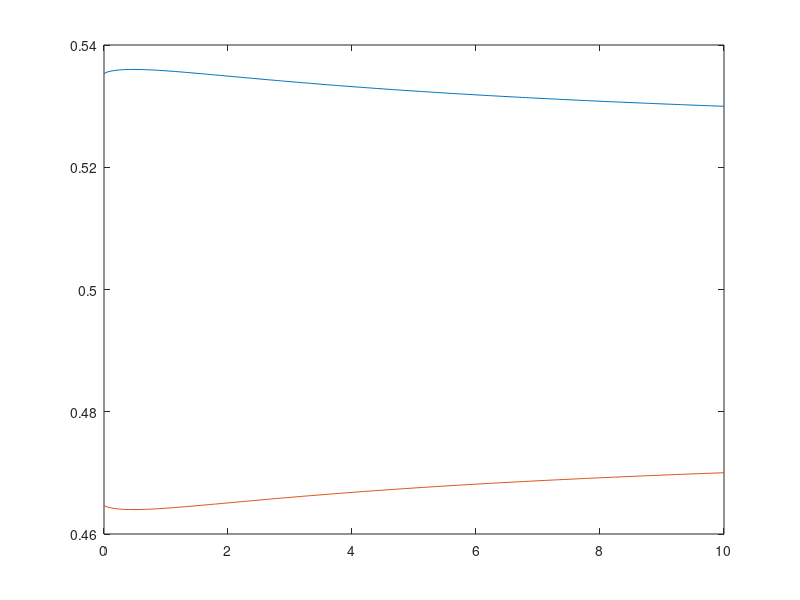
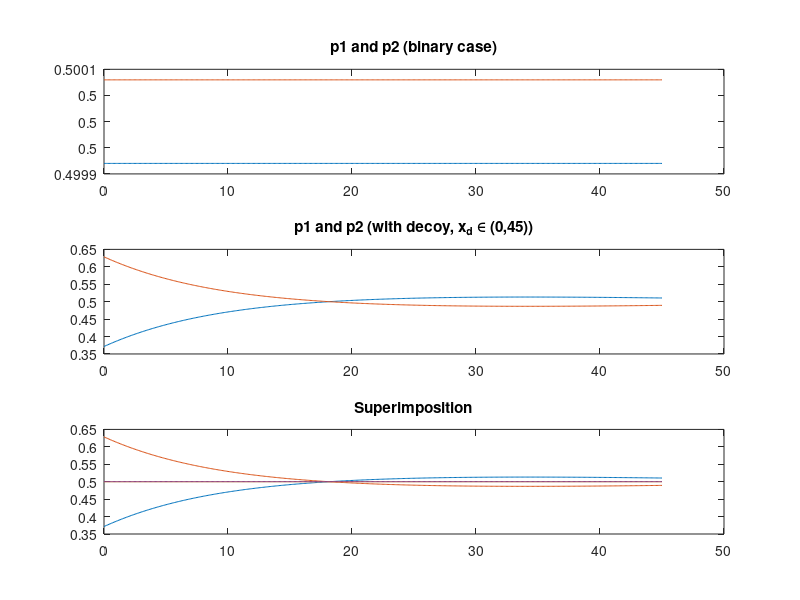

Here is the MATLAB script that generated these plots, in order:
X1 = 1.5;
X2 = 2;
u1 = @(X3) -X1^0.8 * ((1/(1+X1^0.8 +X3^0.8))+(1/(1+X1^0.8+X2^0.8)));
u2 = @(X3) -X2^0.8 * ((1/(1+X2^0.8 +X3^0.8))+(1/(1+X1^0.8+X2^0.8)));

grid =0:0.05:10;
u1_list = grid;
u2_list = grid;
p1 = grid;
p2 = grid;
for i=1:numel(grid)
    X3 = grid(i);
    u1_list(i) = u1(X3);
    u2_list(i) = u2(X3);
    p1(i) = exp(u1_list(i))/(exp(u1_list(i))+exp(u2_list(i)));
    p2(i) = exp(u2_list(i))/(exp(u1_list(i))+exp(u2_list(i)));
end
%%
plot(grid,u1_list,grid,u2_list)
plot(grid,[p1;p2])

%%
K = 2;
J = 3;
ChoiceSet = @(X31) [1 1;10 10; X31 0.5]; % 3 decoys 1 when ptice below 1
Theta = [1 0 1 1];
attrSign = [-1 1];
% debug
Theta = [1, 0, 5, 7];
% X_orig = Xs{obs}([1 3 2],:); %
X_orig = [17 0.9; 27 1.3; 18 0.6]
X_orig = [43 0.935; 27 1.3; 0 0.6]
attrSign = [1 1];
X_orig(3,1) = 0;
ChoiceSet = @(xdec) X_orig + [0 0; 0 0; xdec 0];

grid =0:0.1:45;
p1 = grid;
p2 = grid;
p3 = grid;
p1_d = grid;
p2_d = grid;
v_list = nan(3,numel(grid));
v_list_d = nan(2,numel(grid));
norm_coefs1 = nan(3,numel(grid));
norm_coefs1_d = nan(3,numel(grid));
for i=1:numel(grid)
    X = ChoiceSet(grid(i));
    X_Dual = X(1:2,:);
     %True params
    alpha = Theta(1);
    sigma = Theta(2);
    Beta = (attrSign .* Theta(3:3+K-1))';
    %utility computation
    u_x = X.^alpha;
    v = zeros(J,1);
    unnorm_u =  Beta .* u_x';
    u_x_d = X_Dual.^alpha;
    v_d = zeros(2,1);
    unnorm_u_d =  Beta .* u_x_d';
    for j=1:J
        u_y = u_x;
        u_y(j,:)=[];
        pairwise_sums = sigma +  u_x(j,:) + u_y
        norm_coefs = sum(1 ./ pairwise_sums,1);%./(J-1);
%         norm_coefs = norm_coefs.^attrSign;
%         norm_coefs(attrSign == -1) = J - norm_coefs(attrSign == -1);
        v(j) = norm_coefs * unnorm_u(:,j);
        if j<=2
            u_y_d = u_x_d;
            u_y_d(j,:)=[];
            norm_coefs_d = sum(1 ./ (sigma + u_x_d(j,:) +  u_y_d),1);
            v_d(j) = norm_coefs_d * unnorm_u_d(:,j);
        end
    end
%     v = v - max(v); %avoid overflow
    v_list(:,i) = v;
    sum_exp_v = sum(exp(v));
    probachoice = exp(v)./sum_exp_v;
    v_list_d(:,i) = v_d;
    sum_exp_v_d = sum(exp(v_d));
    probachoice_d = exp(v_d)./sum_exp_v_d;
    p1(i) = probachoice(1);
    p2(i) = probachoice(2);
    p3(i) = probachoice(3);
    p1_d(i) = probachoice_d(1);
    p2_d(i) = probachoice_d(2);
end
f = figure('Name','Positive','Position',[500 50 700 900]);
subplot(2,1,1);
norm_proba = [p1;p2] ./ (p1+p2);
plot(grid,[p1;p2] ./ (p1+p2));
hold on;
plot(grid,[p1_d;p2_d]);
subplot(2,1,2);
plot(grid,v_list');

%%
subplot(3,1,1);
plot(grid,[p1_d;p2_d]);
title('p1 and p2 (binary case)')
subplot(3,1,2);
plot(grid,[p1;p2] ./ (p1+p2));
title('p1 and p2 (with decoy, x_d \in (0,45))')
subplot(3,1,3);
plot(grid,[p1;p2] ./ (p1+p2));
hold on;
plot(grid,[p1_d;p2_d]);
title('Superimposition')

